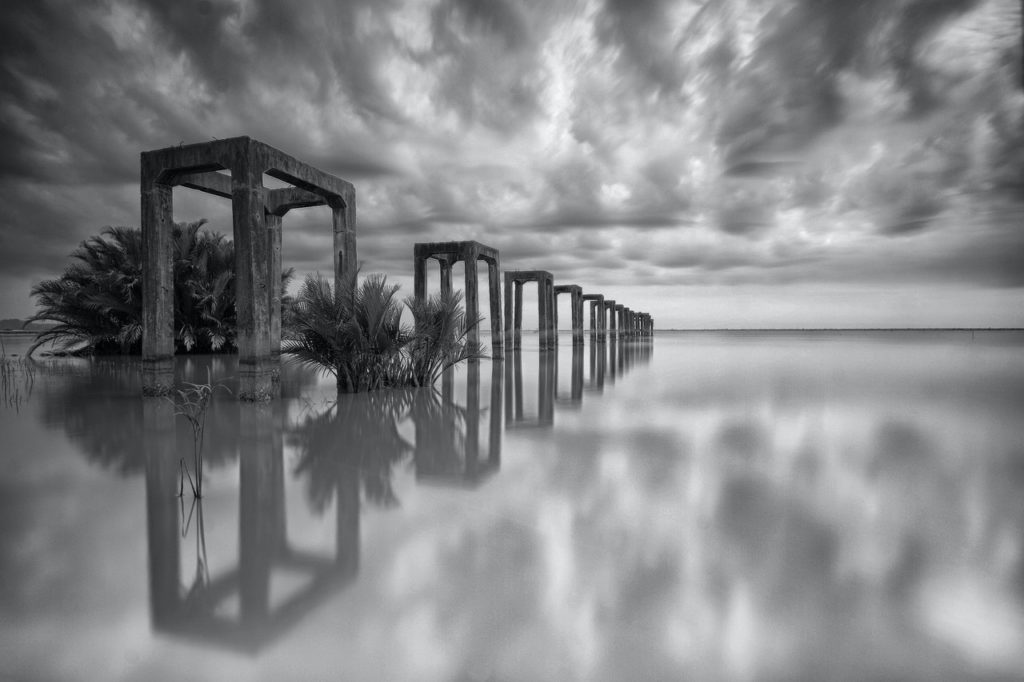
#> input picture Ghaffari-project1/assets/2-lowContrast.png, 1024 x 682 px
$ python excTwo-rest.py
#> lines starting #> are read from the running program, lines starting #| are printed output that depends on the picture; after the words box and inside, x2 and y2 are one past the last pixel; in counts of white or black regions, pixels touching at a corner belong together
import cv2;
from matplotlib import pyplot as plt
import numpy as np

img = cv2.imread("assets/2-lowContrast.png")
#> img is the input picture: shape (682, 1024, 3); mean B, G, R 134.6, 132.6, 131.6

# Question Two

# Read an image
imgLowContrast = cv2.imread("assets/2-lowContrast.png")
imgHighContrast = cv2.imread("assets/2-highContrast.png")
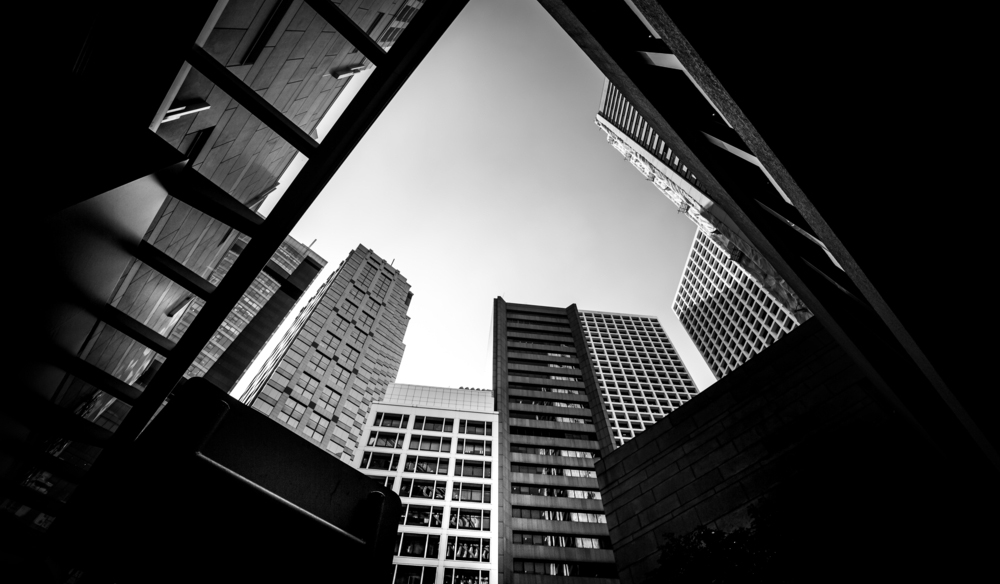
#> input picture Ghaffari-project1/assets/2-highContrast.png, 1000 x 584 px
#> imgHighContrast is the input picture: shape (584, 1000, 3); min 0, max 255, mean 59.9
cv2.imshow('Original Low contrast image', imgLowContrast)
cv2.imshow('Original High contrast image', imgHighContrast)
imgGrayLow = cv2.cvtColor(imgLowContrast, cv2.COLOR_BGR2GRAY)
imgGrayHig = cv2.cvtColor(imgHighContrast, cv2.COLOR_BGR2GRAY)

# Task Two
# Negative pointwise transformation
imgNegLow = np.abs(255 - imgGrayLow)
imgNegHig = np.abs(255 - imgGrayHig)
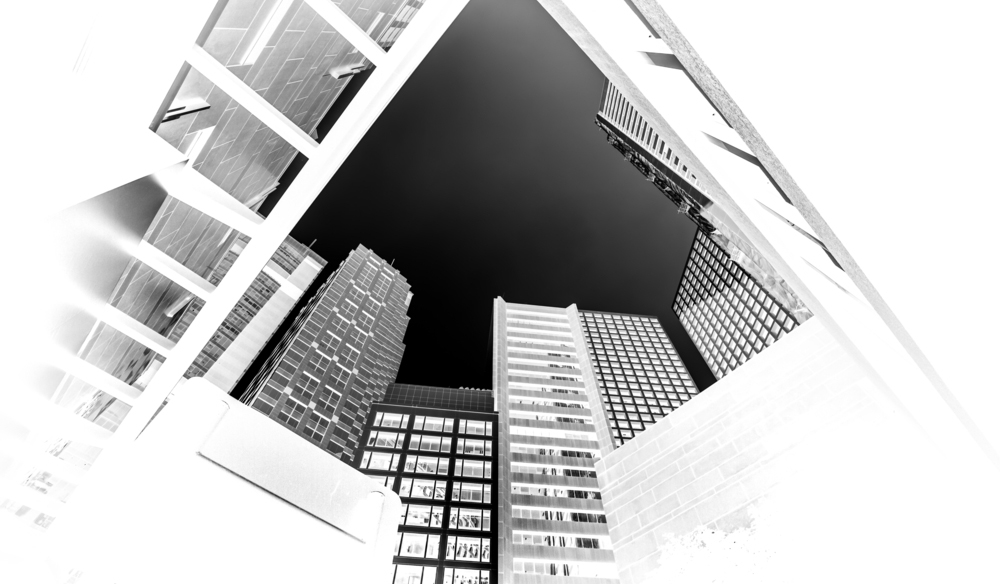
#> imgNegHig: shape (584, 1000); min 0, max 255, mean 195.1

cv2.imshow('Negative transformed of low contrast', imgNegLow)
cv2.imshow('Negative transformed of High contrast', imgNegHig)

# task three
# histogram of transformed image
plt.hist(imgNegLow.ravel(), 256, [0, 256])
plt.title("Low")
plt.show()
#> figure, not shown here; tallest bar 6491 high, from x = 101 to 102

plt.hist(imgNegHig.ravel(), 256, [0, 256])
plt.title("High")
plt.show()
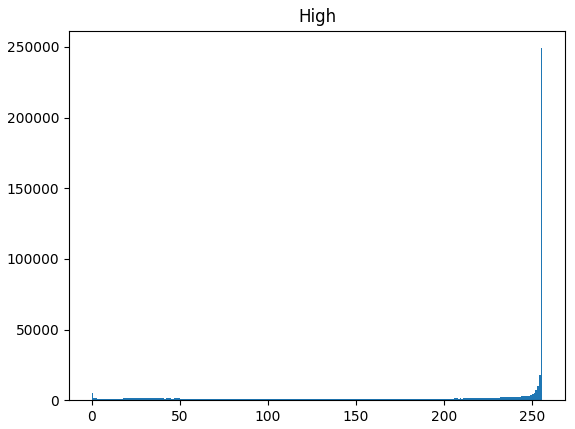
#> figure drawn by matplotlib, 1 panel; tallest bar 249103 high, from x = 255 to 256

# task Four
# # power law pointwise transform
imgPowLow2 = np.power(imgGrayLow, 2)
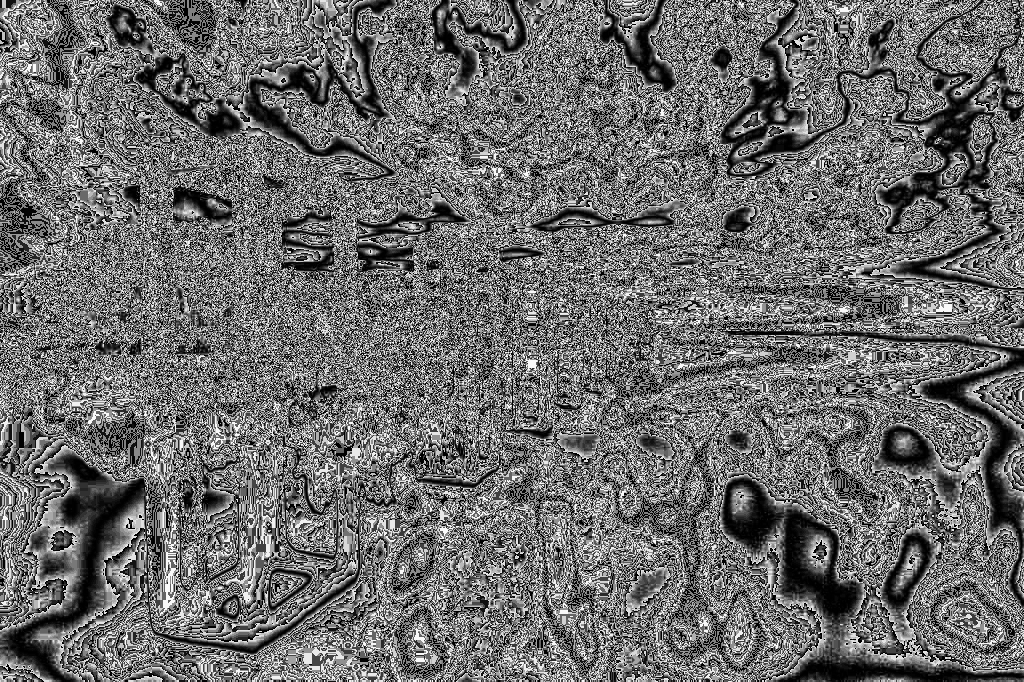
#> imgPowLow2: shape (682, 1024); min 0, max 249, mean 108.4
imgPowHig2 = np.power(imgGrayHig, 2)
imgPowLow5 = np.power(imgGrayLow, 0.5)
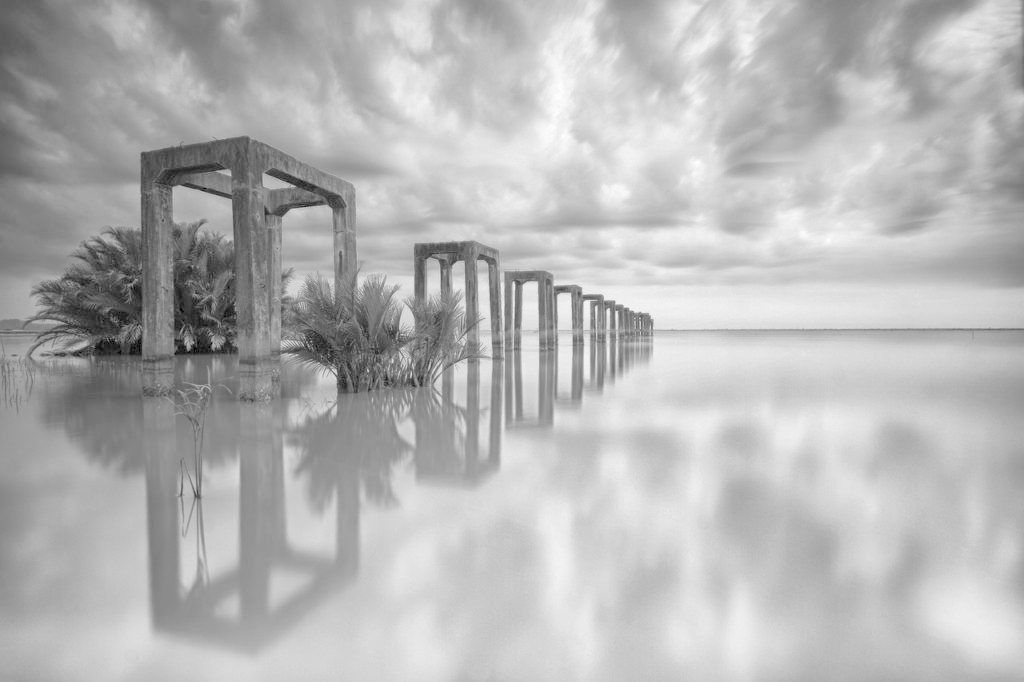
#> imgPowLow5: shape (682, 1024) float64; min 0, max 15.78, mean 11.27; drawn with min black and max white
imgPowHig5 = np.power(imgGrayHig, 0.5)

cv2.imshow('Power Law  low contrast 2', imgPowLow2)
cv2.imshow('Power Law  High contrast 2', imgPowHig2)
cv2.imshow('Power Law  low contrast 0.5', imgPowLow5)
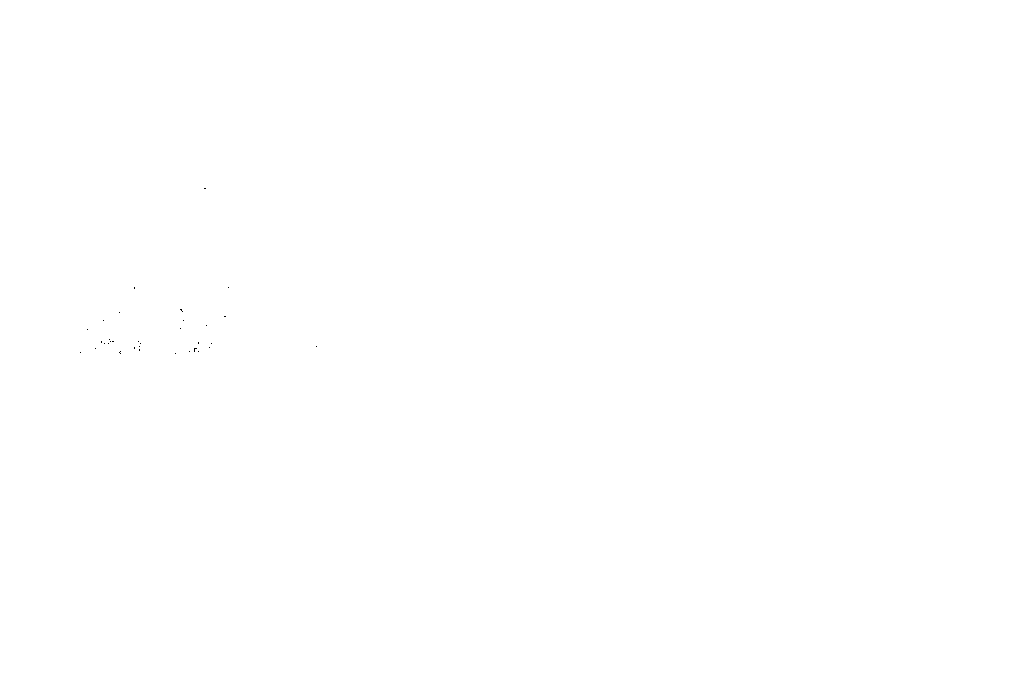
#> window 'Power Law  low contrast 0.5': shape (682, 1024); 100% white; black in thin lines or dots, all inside (x1, y1, x2, y2) = (80, 188, 317, 354)
cv2.imshow('Power Law  High contrast 0.5', imgPowHig5)
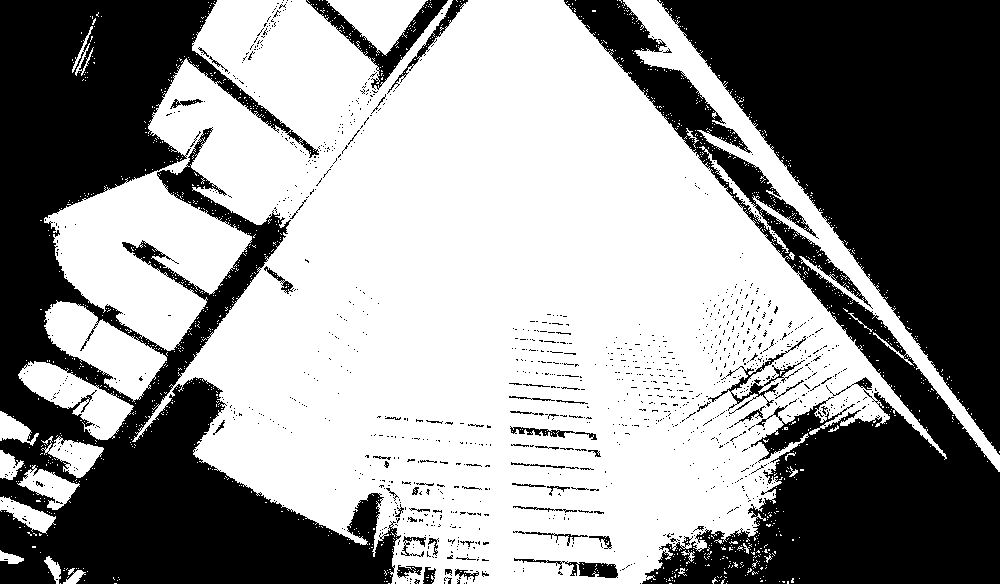
#> window 'Power Law  High contrast 0.5': shape (584, 1000); 57.3% white; 1165 black regions (1099 under 20 px), largest, box (x1, y1, x2, y2) and area: (0, 0, 401, 584) 101503, (657, 0, 1000, 455) 77078, (564, 0, 1000, 584) 58996
cv2.waitKey(0)
cv2.destroyAllWindows()
